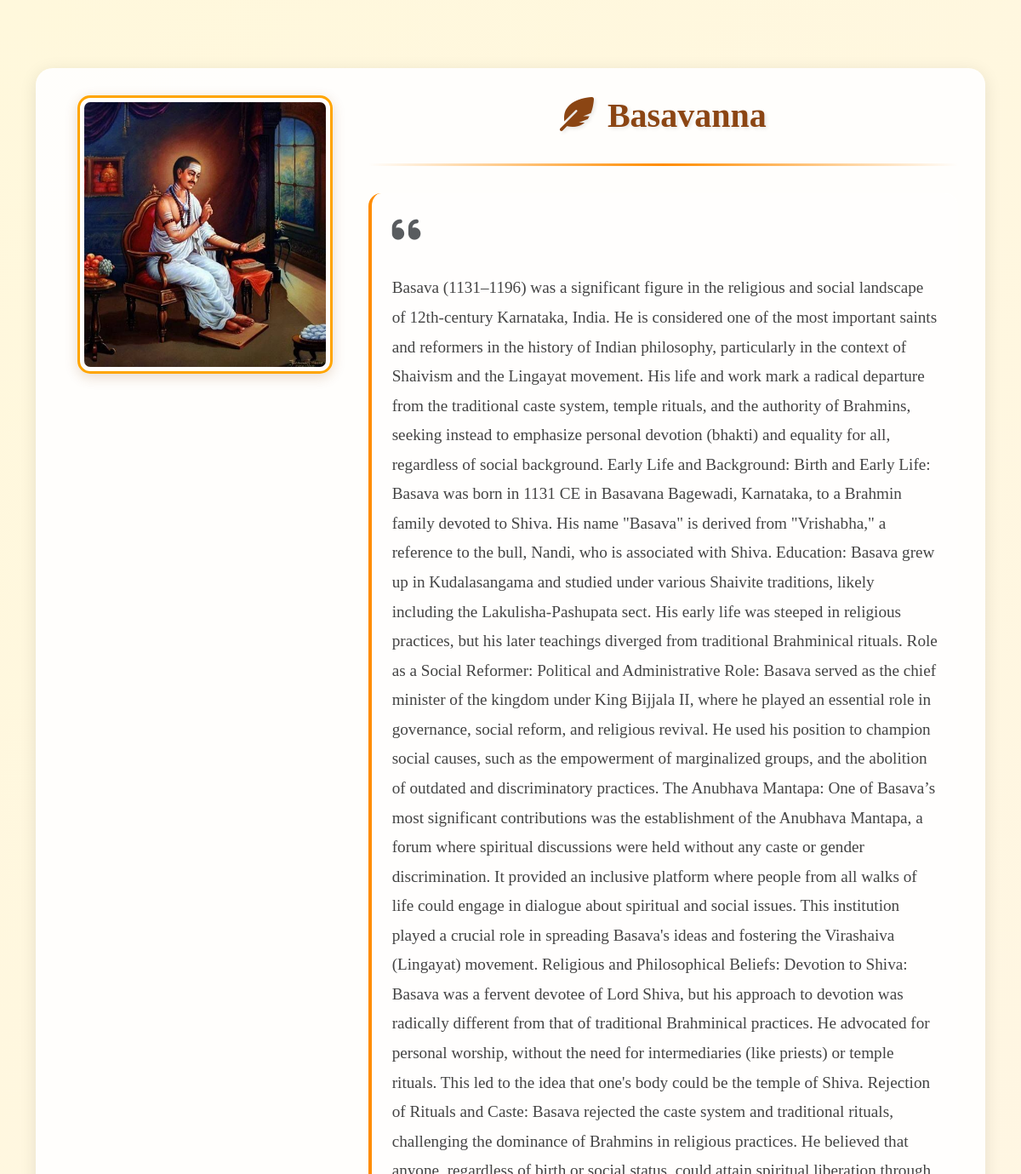
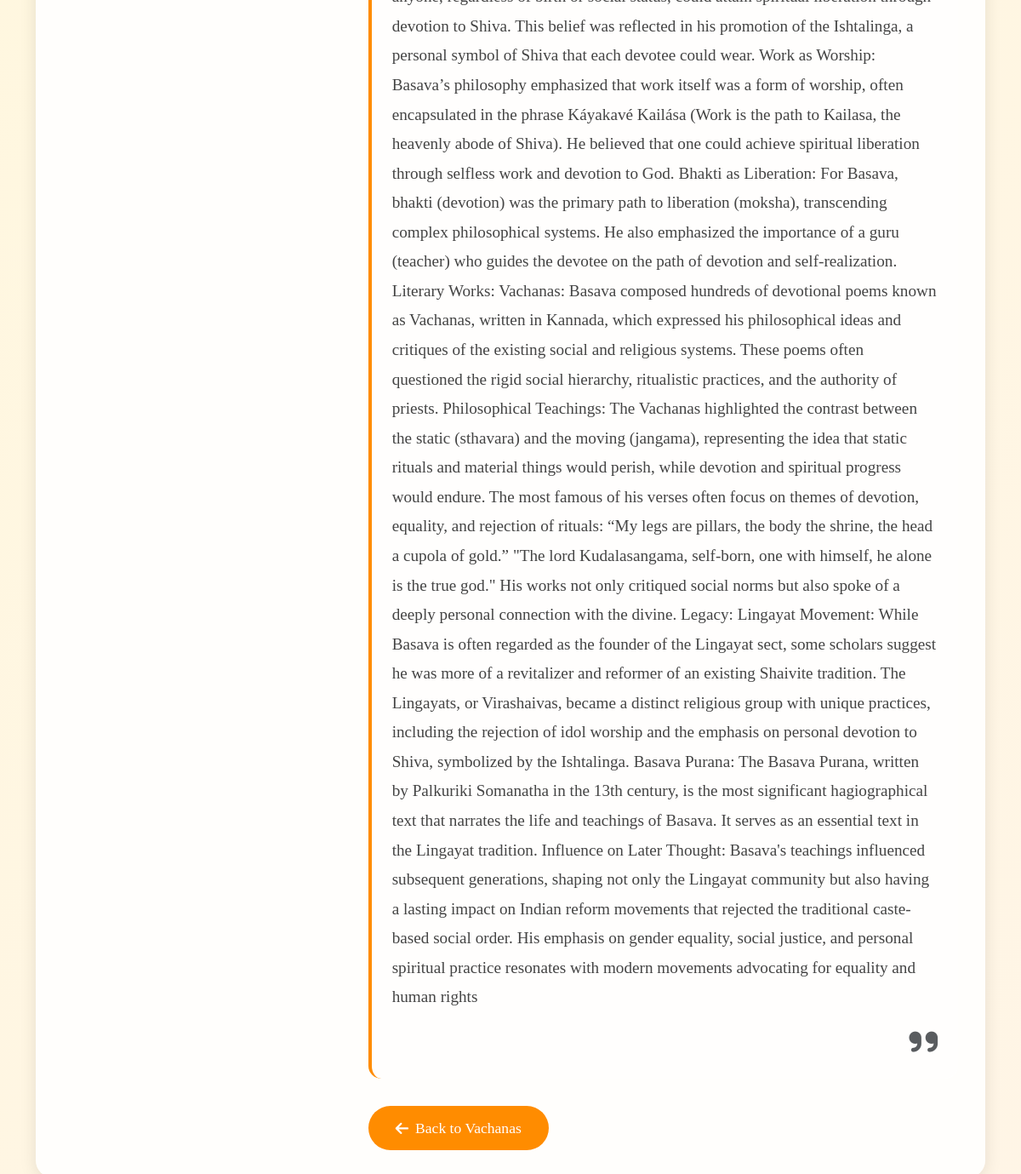
The app's page /authors/1/ with its own data (2 pictures, top to bottom).
### authors/models.py (models this page shows, shortened)
class Author(models.Model):
    name = models.CharField(max_length=200, unique=True)
    information = models.TextField(verbose_name="Author Information")
    photo = models.ImageField(upload_to='authors_photos/', null=True, blank=True)
    vachanas = models.ForeignKey('vachanas.Vachana', on_delete=models.CASCADE, related_name='authors', null=True, blank=True)

### authors/views.py (the view)
# urls.py: path('<int:author_id>/', views.author_detail, name='author_detail'),
def author_detail(request, author_id):
    author = get_object_or_404(Author, id=author_id)
    return render(request, 'authors/author_detail.html', {'author': author})

### templates/authors/author_detail.html (shortened to what this page needs)
<!DOCTYPE html>
<html lang="en">
<head>
    <link href="https://cdn.jsdelivr.net/npm/bootstrap@5.3.0/dist/css/bootstrap.min.css" rel="stylesheet">
    <link href="https://cdnjs.cloudflare.com/ajax/libs/font-awesome/6.0.0/css/all.min.css" rel="stylesheet">
</head>
<body>
    <div class="container py-5">
        <div class="author-card">
            <div class="row">
                <div class="col-md-4 text-center">
                    <div class="author-photo">
                        {% if author.photo %}
                            <img src="{{ author.photo.url }}" alt="{{ author.name }}" class="img-fluid">
                        {% else %}
                            <div class="no-photo">
                                <i class="fas fa-user-circle"></i>
                            </div>
                        {% endif %}
                    </div>
                </div>
                <div class="col-md-8">
                    <h1 class="author-name">
                        <i class="fas fa-feather-alt me-3"></i>{{ author.name }}
                    </h1>
                    <div class="decorative-line"></div>
                    <div class="author-info">
                        <i class="fas fa-quote-left fa-2x text-muted mb-3"></i>
                        <p class="mt-3">{{ author.information }}</p>
                        <i class="fas fa-quote-right fa-2x text-muted d-block text-end mt-3"></i>
                    </div>
                    <div class="text-center text-md-start">
                        <a href="{% url 'vachanas:vachana_list' %}" class="back-btn text-decoration-none">
                            <i class="fas fa-arrow-left"></i>
                            Back to Vachanas
                        </a>
                    </div>
                </div>
            </div>
        </div>
    </div>
</body>
</html>

### templates/authors/author_detail.html (style rules this page uses)
:root { --primary-color: #FF8C00; --secondary-color: #8B4513; --accent-color: #FFA500; --bg-light: #FFF8DC; }
body { font-family: 'Palatino', serif; background: linear-gradient(135deg, var(--bg-light) 0%, #FFF5E6 100%); color: #333; min-height: 100vh; }
.author-card { background: rgba(255, 255, 255, 0.9); border-radius: 20px; padding: 2rem; box-shadow: 0 4px 20px rgba(0, 0, 0, 0.1); margin-top: 2rem; }
.author-photo { position: relative; margin-bottom: 2rem; }
.author-photo img { width: 100%; max-width: 300px; height: auto; border-radius: 15px; box-shadow: 0 4px 15px rgba(139, 69, 19, 0.2); border: 3px solid var(--accent-color); padding: 5px; }
.author-name { color: var(--secondary-color); font-size: 2.5rem; margin-bottom: 1rem; text-align: center; font-weight: bold; text-shadow: 2px 2px 4px rgba(0, 0, 0, 0.1); }
.author-info { font-size: 1.2rem; line-height: 1.8; color: #444; padding: 1.5rem; background: rgba(255, 255, 255, 0.5); border-radius: 15px; border-left: 4px solid var(--primary-color); }
.back-btn { background-color: var(--primary-color); color: white; padding: 0.8rem 2rem; border-radius: 30px; font-size: 1.1rem; transition: all 0.3s ease; border: none; margin-top: 2rem; display: inline-flex; align-items: center; gap: 0.5rem; }
.decorative-line { height: 3px; background: linear-gradient(to right, transparent, var(--primary-color), transparent); margin: 2rem 0; }

### records on screen
Author: photo (picture), name "Basavanna", information "Basava (1131–1196) was a significant figure in the religious and social landscape of 12th-century Karnataka, India. He is considered one of the most important saints and reformers in the history of Indian philosophy, particularly in the context of Shaivism and the Lingayat movement. His life and work mark a radical departure from the traditional caste system, temple rituals, and the authority of Brahmins, seeking instead to emphasize personal devotion (bhakti) and equality for all, regardless of social background. Early Life and Background: Birth and Early Life: Basava was born in 1131 CE in Basavana Bagewadi, Karnataka, to a Brahmin family devoted to Shiva. His name \"Basava\" is derived…"
